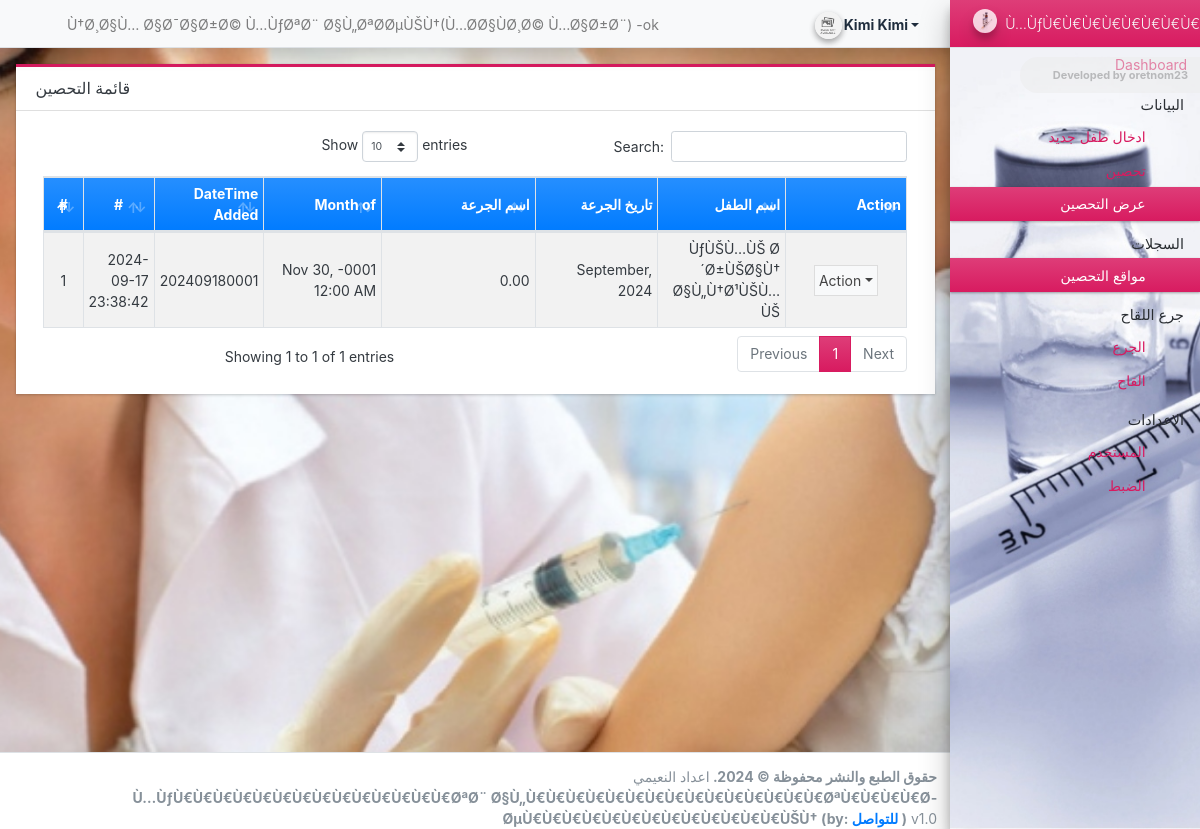
Page /admin/?page=kimi (signed in) on the committed database.
### tables this page shows
CREATE TABLE `account_list` (
  `id` int(30) NOT NULL,
  `code` varchar(40) NOT NULL,
  `student_id` int(30) NOT NULL,
  `room_id` int(30) NOT NULL,
  `rate` float(12,2) NOT NULL,
  `department` text NOT NULL,
  `course` text NOT NULL,
  `status` tinyint(1) NOT NULL DEFAULT '1',
  `delete_flag` tinyint(1) NOT NULL DEFAULT '0',
  `date_created` datetime NOT NULL,
  `date_updated` timestamp NULL DEFAULT CURRENT_TIMESTAMP ON UPDATE CURRENT_TIMESTAMP
);

CREATE TABLE `payment_list` (
  `id` int(30) NOT NULL,
  `account_id` int(30) NOT NULL,
  `month_of` varchar(10) NOT NULL,
  `aa` varchar(10) NOT NULL,
  `bb` varchar(10) NOT NULL,
  `cc` varchar(10) NOT NULL,
  `dd` varchar(10) NOT NULL,
  `ee` varchar(10) NOT NULL,
  `ff` varchar(10) NOT NULL,
  `amount` float(12,2) NOT NULL,
  `status` tinyint(4) NOT NULL DEFAULT '1',
  `date_created` datetime NOT NULL,
  `date_updated` timestamp NULL DEFAULT CURRENT_TIMESTAMP ON UPDATE CURRENT_TIMESTAMP,
  `delete_flag` tinyint(4) NOT NULL DEFAULT '0'
);

### config.php (called while the page is built, shortened)
<?php
function format_num($number = '' , $decimal = ''){
    if(is_numeric($number)){
        $ex = explode(".",$number);
        $decLen = isset($ex[1]) ? strlen($ex[1]) : 0;
        if(is_numeric($decimal)){
            return number_format($number,$decimal);
        }else{
            return number_format($number,$decLen);
        }
    }else{
        return "Invalid Input";
    }
}
?>

### admin/kimi/index.php (the view, shortened to what this page needs)
<div class="card card-outline rounded-0 card-maroon">
	<div class="card-header">
		<h3 class="card-title">قائمة التحصين</h3>
	</div>
	<div class="card-body">
        <div class="container-fluid">
		<table class="table table-hover table-striped table-bordered"  id="payment-histpry-table">
        <colgroup>
            <col width="5%">
            <col width="5%"> <col width="10%">
            <col width="15%"><col width="20%">
            <col width="15%">
            <col width="15%">
            <col width="15%">
        </colgroup>
        <thead>
            <tr class="bg-gradient-primary">
            <th class="text-center">#</th>
                <th class="text-center">#</th>
                <th class="">DateTime Added</th>
                <th class="">Month of</th>
                              <th class="">اسم الجرعة</th>  <th class="">تاريخ الجرعة</th>
                <th class="">اسم الطفل</th>
                <th class="">Action</th>
            </tr>
        </thead>
        <tbody>
        <?php
					$i = 1;
						$qry = $conn->query("SELECT a.*, s.code as student_code, concat(s.firstname, ' ', coalesce(concat(s.middlename,' '), ''), s.lastname) as `student`,concat(d.month_of,'-01') as pmonth,d.amount as amount,d.date_updated as date_updated FROM `account_list` a inner join student_list s on a.student_id = s.id  inner join `payment_list` d on d.account_id = a.id where d.account_id = a.id order by unix_timestamp(date(concat(month_of,'-01'))) asc");
						?>
                        <?php while($row = $qry->fetch_assoc()):
					?>
						<tr>
                        <td class="text-center"><?= $i++ ?></td>
							<td ><?php echo $row['date_updated'] ?></td>
							<td><?= $row['code'] ?></td>
                            <td><?= date("M d, Y h:i A", strtotime($row['date_created'])) ?></td>
                      <td class="text-rigth"><?= format_num($row['amount'], 2) ?></td>
                      <td><?= date("F, Y", strtotime($row['pmonth'])) ?></td>
                    <td ><?= $row['student'] ?></td>
                    <td align="center">
								 <button type="button" class="btn btn-flat p-1 btn-default btn-sm dropdown-toggle dropdown-icon" data-toggle="dropdown">
				                  		Action
				                  </button>
							</td>
						</tr>
					<?php endwhile; ?>
				</tbody>
			</table>
		</div>
	</div>
</div>

### popkimi/custom.css (style rules this page uses)
table.dataTable th, table.dataTable td { padding: 5px !important; }

### rows in the picture
account_list: payment_list.date_updated "2024-09-17 23:38:42", code "202409180001", date_created "Nov 30, -0001 12:00 AM", payment_list.amount "0.00", pmonth "September, 2024", student "ÙƒÙŠÙ…ÙŠ Ø´Ø±ÙŠØ§Ù† Ø§Ù„Ù†Ø¹ÙŠÙ…ÙŠ"

### other values in the picture
$_settings->info('name') "Ù†Ø¸Ø§Ù… Ø§Ø¯Ø§Ø±Ø© Ù…ÙƒØªØ¨ Ø§Ù„ØªØ­ØµÙŠÙ†(Ù…Ø­Ø§ÙØ¸Ø© Ù…Ø§Ø±Ø¨)"
$_settings->userdata('firstname').' '.$_settings->userdata('lastname') "Kimi Kimi"
$_settings->info('short_name') "Ù…ÙƒÙ€Ù€Ù€Ù€Ù€Ù€Ù€Ù€Ù€Ù€Ù€Ù€Ù€Ù€ØªØ¨ Ø§Ù„Ù€Ù€Ù€Ù€Ù€Ù€Ù€Ù€Ù€Ù€Ù€Ù€Ù€Ù€Ù€ØªÙ€Ù€Ù€Ù€Ø­ØµÙ€Ù€Ù€Ù€Ù€Ù€Ù€Ù€Ù€Ù€Ù€Ù€Ù€ÙŠÙ†"
